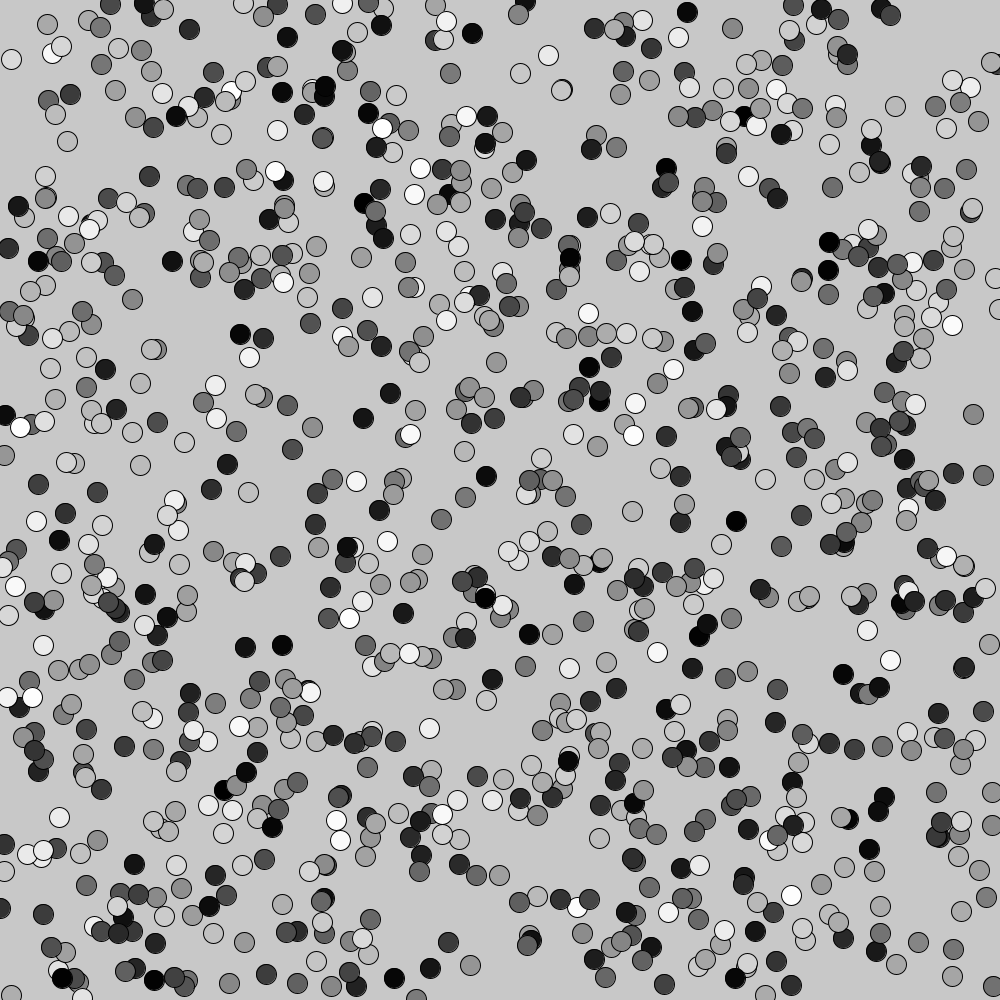
Frame 1 (no input)
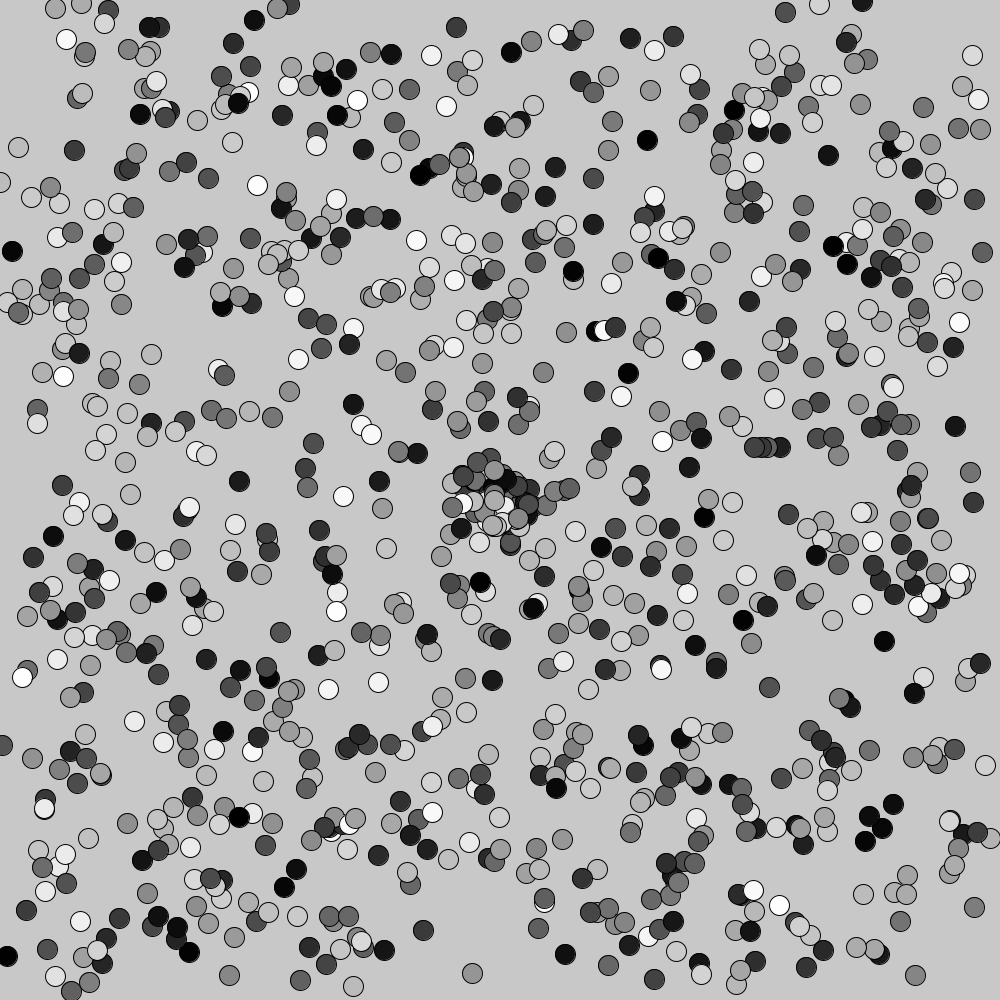
Frame 60 (the mouse pressed at the canvas centre just before this capture)
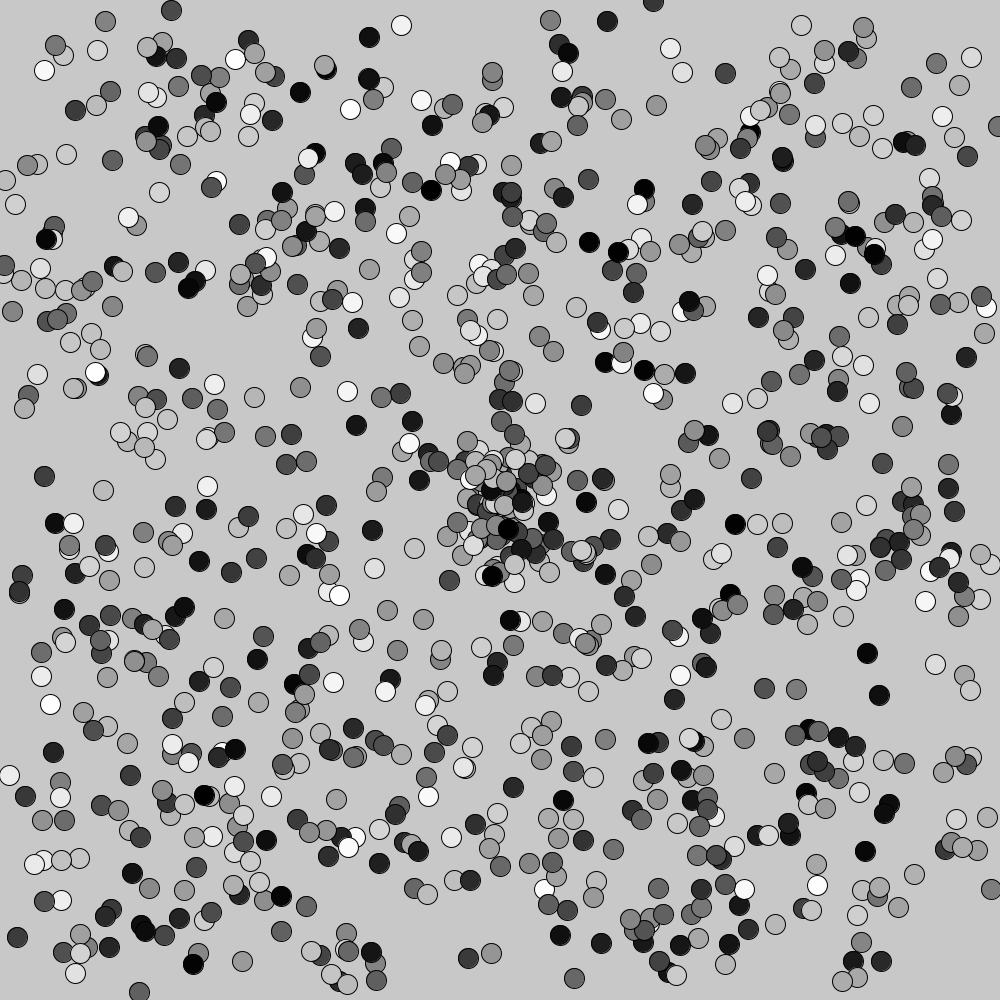
Frame 120 (the mouse held since frame 60 and released just before this capture)

The Processing sketch that drew these frames (run headless with seeded random() and noise(); from frame 60 on, the mouse is pressed at the canvas centre):

// Processing sketch: Chemotaxis
// ── Chemotaxis.pde
Bacteria s[]; 
void setup()   
{   
  frameRate(60);
  size(1000, 1000);
  s =  new Bacteria[1000];
  for (int i = 0; i<s.length; i++) {
    s[i]= new Bacteria((int)(width*Math.random()),
    (int)(height*Math.random()), (int)(255*Math.random()));
  }
  
}   
void draw()   
{    
  background(200);
  for (int i = 0; i<s.length; i++) {
    s[i].show();
    s[i].move();
  }

}  
class Bacteria    
{     
  int x_pos, y_pos;
  int colour;
  Bacteria(int x, int y, int c) {
    x_pos = x;
    y_pos = y;
    colour = c;
  }
  void move() {
    x_pos += -5+(Math.random()*11);
    y_pos += -5+(Math.random()*11);
    if(x_pos>width||x_pos<0||y_pos>height||y_pos<0){
      x_pos = width/2;
      y_pos = height/2;
    }
  }
  void show() {
    fill(colour);
    ellipse(x_pos, y_pos, 20, 20);
  }
}    
